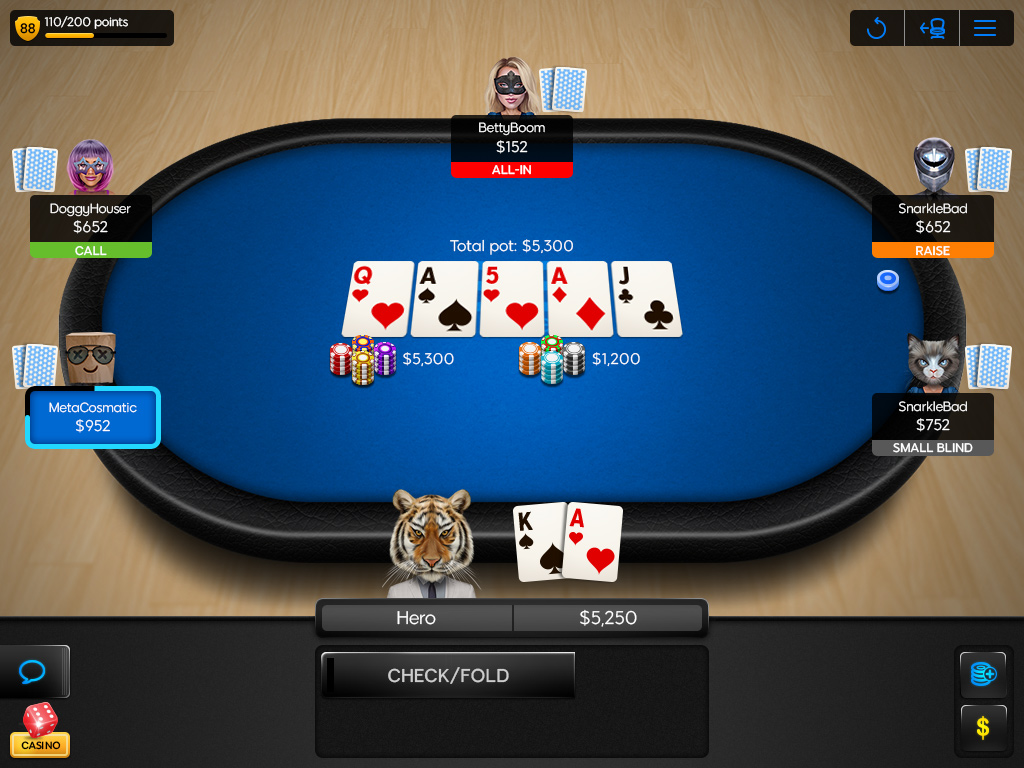
#> input picture sample_table.jpg, 1024 x 768 px
$ python -i preprocess.py   (imports and definitions only)
#> lines starting #> are read from the running program, lines starting #| are printed output that depends on the picture; after the words box and inside, x2 and y2 are one past the last pixel; in counts of white or black regions, pixels touching at a corner belong together
import cv2
import numpy as np

def preprocess_card_image(image_path):
#> called with image_path = '../sample_table.jpg'
    image = cv2.imread(image_path)
#> image is the input picture: shape (768, 1024, 3); mean B, G, R 92.6, 83.5, 73

    # Convert to grayscale
    gray = cv2.cvtColor(image, cv2.COLOR_BGR2GRAY)
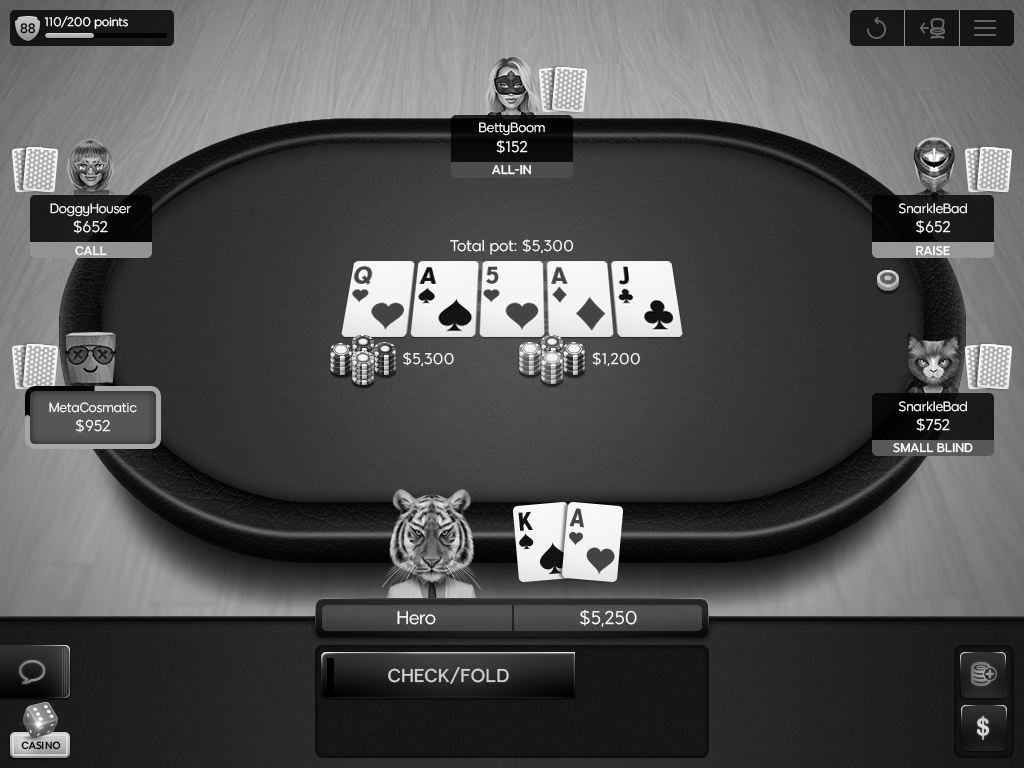
#> gray: shape (768, 1024); min 0, max 255, mean 81.4

    # Resize for consistency
    resized = cv2.resize(gray, (200, 300))
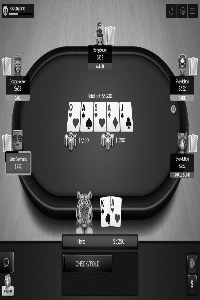
#> resized: shape (300, 200); min 0, max 254, mean 81.3

    # Sharpen the image
    blur = cv2.GaussianBlur(resized, (3, 3), 0)
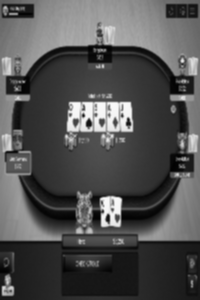
#> blur: shape (300, 200); min 2, max 248, mean 81.3
    sharpened = cv2.addWeighted(resized, 1.5, blur, -0.5, 0)

    # Threshold to binary image (improves OCR)
    _, thresh = cv2.threshold(sharpened, 120, 255, cv2.THRESH_BINARY)
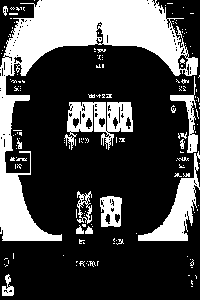
#> thresh: shape (300, 200); 28.9% white; 165 white regions (148 under 20 px), largest, box (x1, y1, x2, y2) and area: (0, 0, 198, 241) 11604, (64, 102, 133, 150) 1719, (138, 151, 200, 241) 1670

    return thresh

>>> result = preprocess_card_image('../sample_table.jpg')
